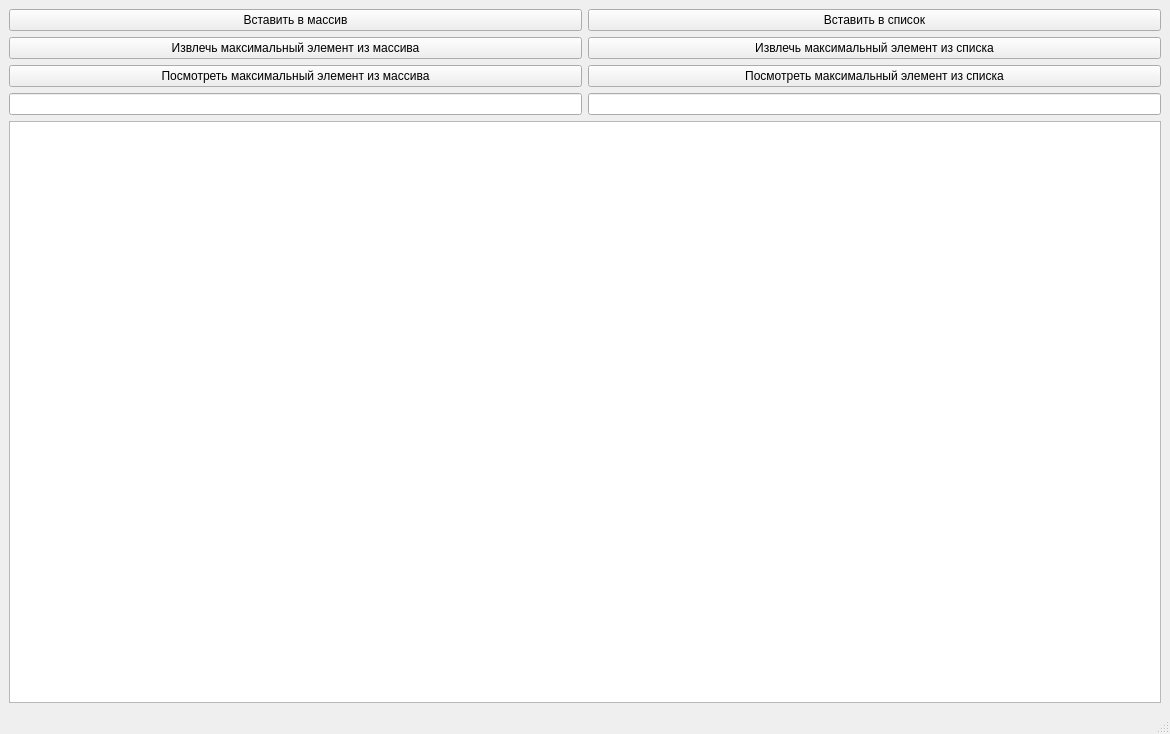
<?xml version="1.0" encoding="UTF-8"?>
<ui version="4.0">
 <class>MainWindow</class>
 <widget class="QMainWindow" name="MainWindow">
  <property name="geometry">
   <rect>
    <x>0</x>
    <y>0</y>
    <width>1170</width>
    <height>734</height>
   </rect>
  </property>
  <property name="windowTitle">
   <string>MainWindow</string>
  </property>
  <widget class="QWidget" name="centralwidget">
   <layout class="QGridLayout" name="gridLayout_2">
    <item row="0" column="0">
     <layout class="QGridLayout" name="gridLayout">
      <item row="0" column="0">
       <layout class="QHBoxLayout" name="horizontalLayout">
        <item>
         <layout class="QVBoxLayout" name="verticalLayout_4">
          <item>
           <layout class="QVBoxLayout" name="verticalLayout_2">
            <item>
             <widget class="QPushButton" name="insertArrayButton">
              <property name="text">
               <string>Вставить в массив</string>
              </property>
             </widget>
            </item>
            <item>
             <widget class="QPushButton" name="extractMaxArrayButton">
              <property name="text">
               <string>Извлечь максимальный элемент из массива</string>
              </property>
             </widget>
            </item>
            <item>
             <widget class="QPushButton" name="getMaxArrayButton">
              <property name="text">
               <string>Посмотреть максимальный элемент из массива</string>
              </property>
             </widget>
            </item>
           </layout>
          </item>
          <item>
           <widget class="QLineEdit" name="insertArrayLineEdit"/>
          </item>
         </layout>
        </item>
        <item>
         <layout class="QVBoxLayout" name="verticalLayout_3">
          <item>
           <layout class="QVBoxLayout" name="verticalLayout">
            <item>
             <widget class="QPushButton" name="insertListButton">
              <property name="text">
               <string>Вставить в список</string>
              </property>
             </widget>
            </item>
            <item>
             <widget class="QPushButton" name="extractMaxListButton">
              <property name="text">
               <string>Извлечь максимальный элемент из списка</string>
              </property>
             </widget>
            </item>
            <item>
             <widget class="QPushButton" name="getMaxListButton">
              <property name="text">
               <string>Посмотреть максимальный элемент из списка</string>
              </property>
             </widget>
            </item>
           </layout>
          </item>
          <item>
           <widget class="QLineEdit" name="insertListLineEdit"/>
          </item>
         </layout>
        </item>
       </layout>
      </item>
      <item row="1" column="0">
       <widget class="QTextEdit" name="textEdit"/>
      </item>
     </layout>
    </item>
   </layout>
  </widget>
  <widget class="QMenuBar" name="menubar">
   <property name="geometry">
    <rect>
     <x>0</x>
     <y>0</y>
     <width>1170</width>
     <height>22</height>
    </rect>
   </property>
  </widget>
  <widget class="QStatusBar" name="statusbar"/>
 </widget>
 <resources/>
 <connections/>
</ui>
